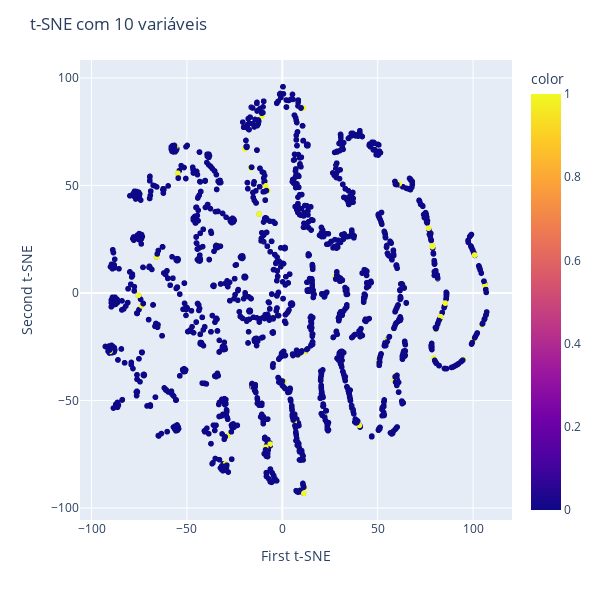

This figure's notebook cell:
### Code cell
from sklearn.manifold import TSNE
import plotly.express as px

#data = pd.read_csv('../Base de Dados/Dados_49_V.csv', na_values='?')

data = pd.read_csv('../Base de Dados/Dados_10_V_FISHER.csv', na_values='?')

print(data.shape)
data.head()

tsne = TSNE(n_components=2, perplexity=6)
X_tsne = tsne.fit_transform(data.drop('resul_prop', axis = 1))
tsne.kl_divergence_

fig = px.scatter(x=X_tsne[:, 0], y=X_tsne[:, 1], color=data['resul_prop'], width=600, height=600)
fig.update_layout(
    title="t-SNE com "+str(data.shape[1]-1)+" variáveis",
    xaxis_title="First t-SNE",
    yaxis_title="Second t-SNE",
)
fig.show()

### Figure 1 — Plotly figure (JSON) as saved in the notebook; plotly's stock layout.template omitted (floating-point values rounded to 4 significant figures; data arrays with more than 128 entries replaced by an {"elided": "..."} marker saying what was removed)
{"data": [{"hovertemplate": "x=%{x}<br>y=%{y}<br>color=%{marker.color}<extra></extra>", "legendgroup": "", "marker": {"color": {"elided": "2185 int values"}, "coloraxis": "coloraxis", "symbol": "circle"}, "mode": "markers", "name": "", "showlegend": false, "type": "scattergl", "x": {"elided": "2185 float values"}, "xaxis": "x", "y": {"elided": "2185 float values"}, "yaxis": "y"}], "layout": {"coloraxis": {"colorbar": {"title": {"text": "color"}}, "colorscale": [[0, "#0d0887"], [0.1111, "#46039f"], [0.2222, "#7201a8"], [0.3333, "#9c179e"], [0.4444, "#bd3786"], [0.5556, "#d8576b"], [0.6667, "#ed7953"], [0.7778, "#fb9f3a"], [0.8889, "#fdca26"], [1, "#f0f921"]]}, "height": 600, "legend": {"tracegroupgap": 0}, "margin": {"t": 60}, "title": {"text": "t-SNE com 10 variáveis"}, "width": 600, "xaxis": {"anchor": "y", "domain": [0, 1], "title": {"text": "First t-SNE"}}, "yaxis": {"anchor": "x", "domain": [0, 1], "title": {"text": "Second t-SNE"}}}}
